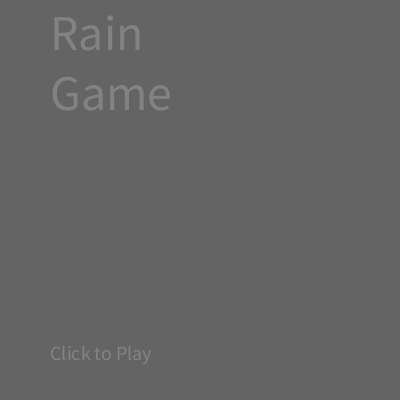
Frame 1 (no input)
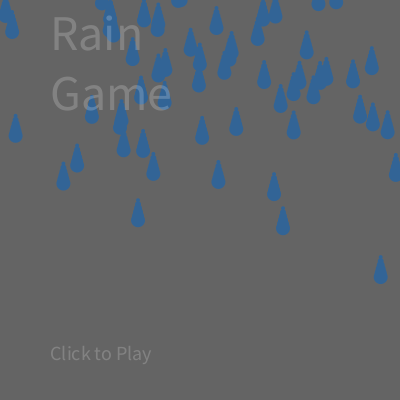
Frame 60 (the mouse pressed at the canvas centre just before this capture)
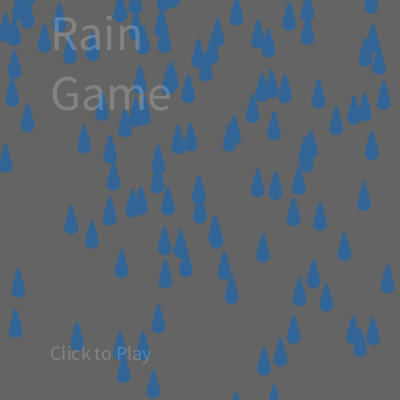
Frame 120 (the mouse held since frame 60 and released just before this capture)

The Processing sketch that drew these frames (run headless with seeded random() and noise(); from frame 60 on, the mouse is pressed at the canvas centre):

// Processing sketch: processing_119112
// ── processing_119112.pde

// Learning Processing Exercise 10-4, extending "Rain Game."

// enums are cumbersome in P5/OpenProcessing
final int START = 0;
final int OVER = 1;
final int PLAYING = 2;
int gameState;

final int MAX_NUMBER_OF_DROPS = 1000;
final int FREQUENCY_IN_MILLISECONDS = 10;
Timer timer;
Catcher catcher;
Drop[] drops;
int totalDrops = 0;

int points = 10;
int backgroundShade = 200;

void setup() {
  size(400, 400);
  prepareGame();
  gameState = START;
}

void draw() {
  if (gameState == START) drawStartScreen();
  else if (gameState == PLAYING) play();
  else if (gameState == OVER) drawGameOver();
}

void drawStartScreen() {
  if (random(2) < .01) background(255); // occasional lightning
    else background(100);
  releaseDropIntermittently();
  drawAllDrops();
  // masthead and click prompt
  textSize(50);
  textLeading(60);
  fill(255, 50);
  text("Rain\nGame", width / 8, height / 8);
  textSize(20);
  text("Click to Play", width / 8, height - 40);
}

void play() {
  background(backgroundShade);
  catcher.setLocation(mouseX, mouseY);
  catcher.draw();
  checkForCaughtDrops();
  releaseDropIntermittently();
  drawAllDrops();
  drawScore();
}

void drawGameOver() {
  if (random(2) < .15) background(255); // occasional lightning
    else background(0);
  // masthead and click prompt
  textSize(140);
  textLeading(120);
  fill(255, 50);
  text("Game\nOver", 10, 180);
}

void prepareGame() {
  catcher = new Catcher(32);
  drops = new Drop[MAX_NUMBER_OF_DROPS];
  for (int i = 0; i < drops.length; ++i) {
    drops[i] = new Drop();
  }
  timer = new Timer(FREQUENCY_IN_MILLISECONDS);
  timer.start();
}

void releaseDropIntermittently() {
  if (timer.isFinished()) {
    drops[totalDrops] = new Drop();
    ++totalDrops;
    if (totalDrops >= drops.length) {
      totalDrops = 0;
    }
    timer.start();
  }
}

void drawAllDrops() {
  for (int i = 0; i < totalDrops; ++i) {
    drops[i].move();
    drops[i].draw();
  }
}

void checkForCaughtDrops() {
  for (int i = 0; i < totalDrops; ++i) {
    if (catcher.intersect(drops[i])) {
      drops[i].caught();
    }
    if (drops[i].reachedBottom()) {
      --points;
      backgroundShade -= 20;
    }
  }
  if (points <= 0) gameState = OVER;
}

void drawScore() {
  pushStyle();
  stroke(255, 255, 0);
  fill(200, 200, 0);
  ellipse(0, 0, 10 * points, 10 * points);
  popStyle();
}

void mouseReleased() {
  if (gameState == START) {
    timer = new Timer(2000);
    totalDrops = 0;
    gameState = PLAYING;
  }
}

class Catcher {

  float r;
  float x;
  float y;

  Catcher(float r) {
    this.r = r;
    x = 0;
    y = 0;
  }

  Catcher(float x, float y, float r) {
    this.r = r;
    this.x = x;
    this.y = y;
  }

  void setLocation(int x, int y) {
    this.x = x;
    this.y = y;
  }

  void draw() {
    stroke(0);
    fill(175);
    ellipse(x, y, r * 2, r * 2);
  }

  boolean intersect(Drop drop) {
    return dist(x, y, drop.x, drop.y) < r + drop.r;
  }

}

class Drop{

  static final int DEFAULT_RADIUS = 8;
  float x;
  float y;
  float speed;
  color c;
  float r;

  Drop() {
    r = DEFAULT_RADIUS;
    x = random(width);
    y = r * -4;
    speed = random(1, 5);
    c = color(50, 100, 150);
  }

  void move() {
    y += speed;
  }

  boolean reachedBottom() {
    if (y > height + r * 4) {
      caught();
      return true;
    } else return false;
  }

  void caught() {
    speed = 0;
    y = -1000;
  }

  void draw() {
    fill(c);
    noStroke();
    for (int i = 2; i < r; ++i) {
      ellipse(x, y + i * 4, i * 2, i * 2);
    }
  }

}

class Timer {

  int startTime;
  int totalTime;

  Timer(int totalTime) {
    this.totalTime = totalTime;
  }

  void start() {
    startTime = millis();
  }

  boolean isFinished() {
    return (millis() - startTime > totalTime);
  }

}
